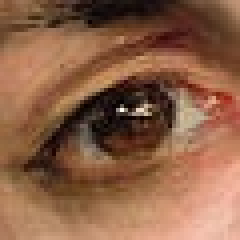
#> input picture specularHighlights/eye_42_84.jpg, 60 x 60 px (shown 4 times larger)
$ python specularHighlights.py
#> lines starting #> are read from the running program, lines starting #| are printed output that depends on the picture; after the words box and inside, x2 and y2 are one past the last pixel; in counts of white or black regions, pixels touching at a corner belong together; long printed decimals are rounded
import cv2
import numpy as np

image = cv2.imread('eye_42_84.jpg')
#> image is the input picture: shape (60, 60, 3); mean B, G, R 70.7, 96.7, 140.6
if image is None:
    print("Image could not be loaded. Please check the path.")
    exit()

gray = cv2.cvtColor(image, cv2.COLOR_BGR2GRAY)
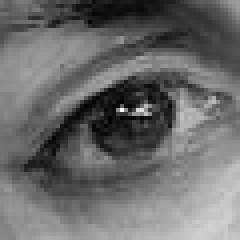
#> gray: shape (60, 60) (shown 4 times larger); min 1, max 251, mean 106.9

# Enhance contrast using CLAHE, image preprocessing
clahe = cv2.createCLAHE(clipLimit=2.0, tileGridSize=(8, 8))
enhanced = clahe.apply(gray)
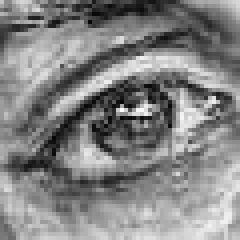
#> enhanced: shape (60, 60) (shown 4 times larger); min 6, max 255, mean 131.8
blurred = cv2.GaussianBlur(enhanced, (9, 9), 0)
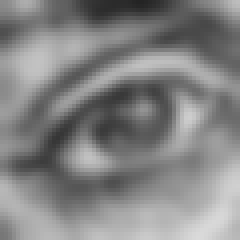
#> blurred: shape (60, 60) (shown 4 times larger); min 36, max 218, mean 131.6
edges = cv2.Canny(blurred, 30, 100)
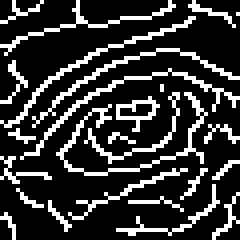
#> edges: shape (60, 60) (shown 4 times larger); 20.8% white in thin lines or dots
contours, _ = cv2.findContours(edges, cv2.RETR_EXTERNAL, cv2.CHAIN_APPROX_SIMPLE)
#> contours = 25 contours, 21 with area under 20; largest, box (x1, y1, x2, y2) and area: (29, 24, 40, 33) 36, (0, 4, 49, 32) 23, (14, 23, 52, 44) 22, (5, 17, 60, 40) 22

# Define expected sclera size range (proportion of image size)
height, width = gray.shape[:2]
#> height = 60; width = 60
min_radius = int(0.05 * height)  # Sclera radius lower limit
#> min_radius = 3
max_radius = int(0.2 * height)  # Sclera radius upper limit
#> max_radius = 12

# Initialize variables for best contour selection
best_ellipse = None
best_fit_score = float('inf')

# Iterate through all contours to find the best match
for cnt in contours:
    if len(cnt) >= 5:  # FitEllipse requires at least 5 points
        ellipse = cv2.fitEllipse(cnt)
        center, axes, angle = ellipse
        major_axis = max(axes)
        minor_axis = min(axes)

        # Check if the ellipse fits within the expected size range
        if min_radius < major_axis / 2 < max_radius and min_radius < minor_axis / 2 < max_radius:
            aspect_ratio = major_axis / minor_axis
            if 0.6 <= aspect_ratio <= 1.6:  # To allow some deviation from a perfect circle
                # Compute fit score based on axis ratio and center proximity to the image center
                fit_score = abs(aspect_ratio - 1.0) + np.linalg.norm(
                    np.array(center) - np.array([width / 2, height / 2])
                )
                if fit_score < best_fit_score:
                    best_fit_score = fit_score
                    best_ellipse = ellipse
#> this loop made 25 passes
#> (angle, major_axis, minor_axis, aspect_ratio, fit_score, best_fit_score, best_ellipse) on passes 13, 14, 16: (117.9, 7.49, 6.16, 1.22, 25.31, 25.31, ((54.7, 34.37), (6.16, 7.49), 117.9)), (65.35, 10.6, 6.8, 1.56, 4.75, 4.75, ((33.56, 27.8), (6.8, 10.6), 65.35)), (64.47, 23.48, 16.69, 1.41, 3.31, 3.31, ((32.9, 29.77), (16.69, 23.48), 64.47))
#> (center, axes, angle, major_axis, minor_axis, aspect_ratio) on passes 6, 10, 19: ((43.01, 52.46), (8.86, 23.51), 66.12, 23.51, 8.86, 2.65), ((5.69, 42.12), (6.82, 11.22), 103.9, 11.22, 6.82, 1.64), ((1.94, 20.38), (6.03, 11.53), 36.43, 11.53, 6.03, 1.91)
#> after the loop, best_fit_score = 3.31

# Draw the best ellipse
output = image.copy()
if best_ellipse is not None:
    center, axes, angle = best_ellipse
#> center = (32.9, 29.77); axes = (16.69, 23.48); angle = 64.47
    cv2.ellipse(output, best_ellipse, (0, 255, 0), 2)  # Green ellipse
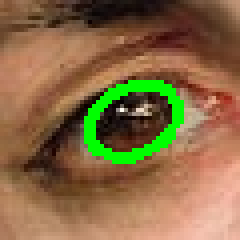
#> output: shape (60, 60, 3) (shown 4 times larger); 5.25% of pixels changed, all inside (x1, y1, x2, y2) = (21, 20, 46, 41)
    cv2.circle(output, (int(center[0]), int(center[1])), 3, (0, 0, 255), -1)  # Red center point
    print(f"Sclera detected: Center = {center}, Axes = {axes}, Angle = {angle}")
#| Sclera detected: Center = (32.895, 29.767), Axes = (16.685, 23.480), Angle = 64.473
else:
    print("No suitable ellipse detected for the sclera.")

# Convert 2D normal vector to 3D
def convert_to_3d(normal_2d, radius=1.0):
    x, y = normal_2d
    z = np.sqrt(max(0, radius**2 - x**2 - y**2))  # Ensure non-negative sqrt
    return np.array([x, y, z])

# Example 2D normal vector (this should be derived from your highlight location)
N_2d = np.array([0.5, 0.5])  # Replace with actual 2D normal vector
N_3d = convert_to_3d(N_2d)

# Example view direction (camera's optical axis, assuming it's facing directly at the eye)
V = np.array([0, 0, 1])

# Dot product between N_3d and V
dot_product = np.dot(N_3d, V)

# Compute the light direction L using the reflection equation L = 2(N . V)N - V
L = 2 * dot_product * N_3d - V
L = L / np.linalg.norm(L)

print(f"Light direction L: {L}")

# Visualize the light direction on the 2D image
arrow_length = 50  # Adjust the length of the arrow
arrow_end = (int(center[0] + L[0] * arrow_length), int(center[1] + L[1] * arrow_length))
#> arrow_end = (68, 65)

cv2.arrowedLine(output, (int(center[0]), int(center[1])), arrow_end, (255, 0, 0), 3, tipLength=0.1)
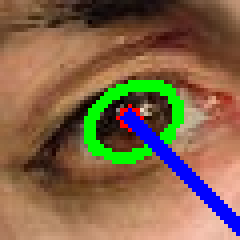
#> output: shape (60, 60, 3) (shown 4 times larger); mean B, G, R 74.5, 101.3, 130.3


output_resized = cv2.resize(output, (output.shape[1] * 2, output.shape[0] * 2))
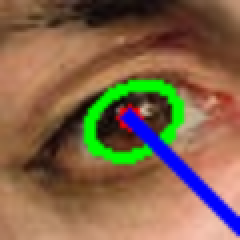
#> output_resized: shape (120, 120, 3) (shown 2 times larger); mean B, G, R 74.5, 101.2, 130.2
cv2.imshow("Detected Sclera and Light Direction", output_resized)
cv2.waitKey(0)
cv2.destroyAllWindows()
